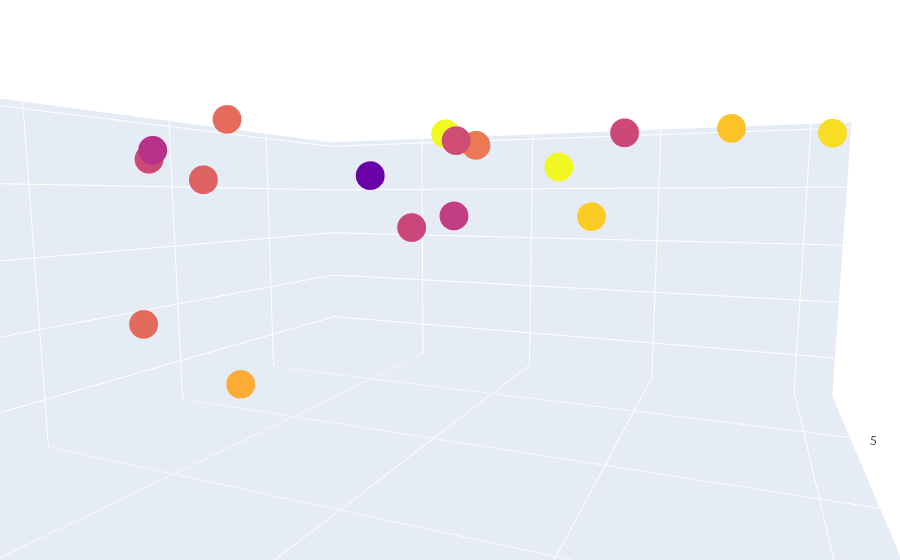

Notebook code for this chart:
### Code cell
color_3d = rank_2016_20.research
rank_2016_20.total_score = rank_2016_20.total_score.astype(float)
# the size here is the diameter of the circle, it must be numeric
size_3d = rank_2016_20.total_score
trace = go.Scatter3d(
x = rank_2016_20.world_rank,
y = rank_2016_20.teaching,
z = rank_2016_20.citations,
mode = "markers",
# you can replace the size value by size_3d, and check the result
marker = dict ( color = color_3d,size = 10),
text = rank_2016_20.university_name
)
data6 = [trace]
layout = go.Layout(margin = dict(l=0,r=0,b=0,t=0))
fig = go.Figure(data = data6,layout = layout)
iplot(fig)

### Figure 1 — Plotly figure (JSON) as saved in the notebook; plotly's stock layout.template omitted (floating-point values rounded to 4 significant figures)
{"data": [{"marker": {"color": [97.6, 98.9, 96.2, 96.7, 88.6, 99, 91.9, 88.5, 95, 88.9, 90.4, 87.8, 91.1, 91, 82.2, 88.6, 86.9, 86.1, 89.3, 78], "size": 10}, "mode": "markers", "text": ["California Institute of Technology", "University of Oxford", "Stanford University", "University of Cambridge", "Massachusetts Institute of Technology", "Harvard University", "Princeton University", "Imperial College London", "ETH Zurich – Swiss Federal Institute of Technology Zurich", "University of Chicago", "Johns Hopkins University", "Yale University", "University of California, Berkeley", "University College London", "Columbia University", "University of California, Los Angeles", "University of Pennsylvania", "Cornell University", "University of Toronto", "Duke University"], "type": "scatter3d", "x": [1, 2, 3, 4, 5, 6, 7, 8, 9, 10, 11, 12, 13, 14, 15, 16, 17, 18, 19, 20], "y": [95.6, 86.5, 92.5, 88.2, 89.4, 83.6, 85.1, 83.3, 77, 85.7, 77.6, 86.5, 80.4, 78.1, 85.9, 80.8, 82, 77.9, 75.9, 76], "z": [99.8, 98.8, 99.9, 97, 99.7, 99.8, 99.3, 96.7, 91.1, 99.2, 98.2, 97.2, 99.7, 94.2, 98.1, 98.5, 98.6, 97.2, 90.9, 99]}], "layout": {"autosize": true, "margin": {"b": 0, "l": 0, "r": 0, "t": 0}, "scene": {"aspectmode": "auto", "aspectratio": {"x": 1.267, "y": 1.314, "z": 0.6004}, "camera": {"center": {"x": 0, "y": 0, "z": 0}, "eye": {"x": 1.057, "y": 0.4629, "z": 0.1407}, "projection": {"type": "perspective"}, "up": {"x": 0, "y": 0, "z": 1}}}}}
